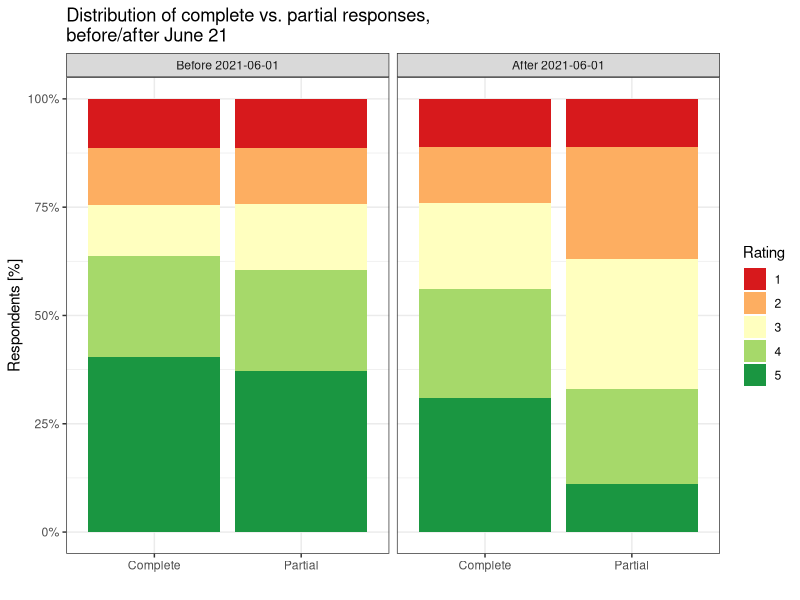

The R script that drew this image:
## ---- chunk 1
library(tidyverse)

responses <- read_csv("example_data.csv") %>% 
  mutate(response_time = factor(response_time, c("Before 2021-06-01", "After 2021-06-01")))

ggplot(responses, aes(x = type, fill = factor(rating))) + 
  geom_bar(position = "fill") + 
  facet_wrap(~response_time) + 
  scale_fill_brewer(palette = "RdYlGn") + 
  guides(fill = guide_legend("Rating")) + 
  theme_bw() + 
  scale_y_continuous(labels = scales::percent) + 
  ylab("Respondents [%]") + 
  xlab("") + 
  ggtitle("Distribution of complete vs. partial responses,\nbefore/after June 21")

